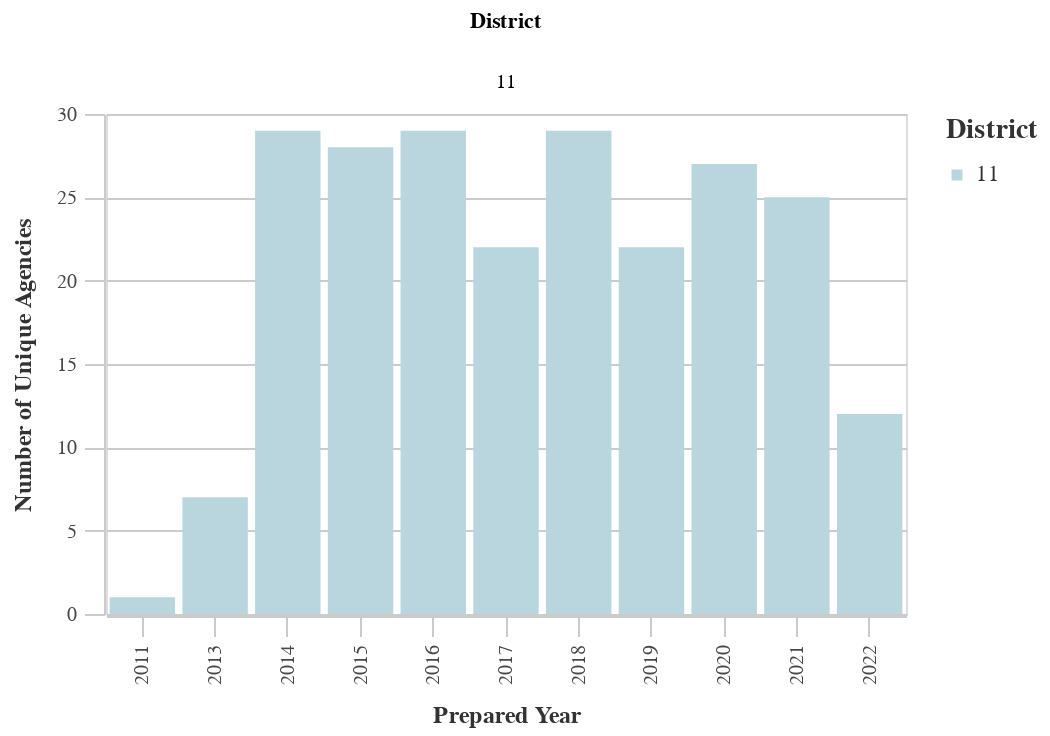

Notebook cell for this chart:
### Markdown cell above
### Number of Unique Prefix Codes by District

### Code cell
#Unique Prefixes by Dist
dist_years_prefix = ((
        df
        >> group_by(_.prepared_y, _.dist)
        >> summarize(n=_.prefix.nunique())
        >> arrange(-_.prepared_y)
    ).rename(columns={'dist':'District', 'n':'Count'}))

chart11 = (alt.Chart(dist_years_prefix).mark_bar().encode(
        column='District:N',
        x=alt.X('prepared_y:O', title='Prepared Year'),
        y=alt.Y('Count:Q', title='Number of Unique Agencies'),
        color = alt.Color("District:N", 
                              scale=alt.Scale(
                                  range=altair_utils.CALITP_SEQUENTIAL_COLORS),  
                               legend=alt.Legend(title="District")
                              )
                              ))
chart11 = styleguide.preset_chart_config(chart11)
chart11 = _dla_utils_reports.add_tooltip(chart11, 'prepared_y','Count')
    

display(chart11)

### Figure 1 — Vega-Lite specification as saved in the notebook (floating-point values rounded to 4 significant figures)
{"config": {"view": {"continuousWidth": 400, "continuousHeight": 300}, "axis": {"domainColor": "#cbcbcb", "grid": true, "gridColor": "#cbcbcb", "gridWidth": 1, "labelColor": "#474747", "labelFont": "Nunito Sans", "labelFontSize": 10, "labelPadding": 4, "tickColor": "#cbcbcb", "tickSize": 10, "titleColor": "#333", "titleFont": "Raleway", "titleFontSize": 12, "titlePadding": 10}, "axisBand": {"grid": false}, "background": "white", "font": "Raleway", "header": {"labelFont": "Nunito Sans", "titleFont": "Raleway"}, "legend": {"labelColor": "#333", "labelFont": "Nunito Sans", "labelFontSize": 11, "labelLimit": 0, "padding": 1, "symbolSize": 30, "symbolType": "square", "titleColor": "#333", "titleFont": "Raleway", "titleFontSize": 14, "titlePadding": 10}, "title": {"anchor": "middle", "font": "Raleway", "fontSize": 18, "fontWeight": 300, "offset": 20}}, "data": {"name": "data-a3ee5da8097339a028a0db213b704702"}, "mark": "bar", "encoding": {"color": {"field": "District", "legend": {"title": "District"}, "scale": {"range": ["#B9D6DF", "#8CBCCB", "#2EA8CE", "#136C97", "#0B405B"]}, "type": "nominal"}, "column": {"field": "District", "type": "nominal"}, "tooltip": [{"field": "prepared_y", "type": "quantitative"}, {"field": "Count", "type": "quantitative"}], "x": {"field": "prepared_y", "title": "Prepared Year", "type": "ordinal"}, "y": {"field": "Count", "title": "Number of Unique Agencies", "type": "quantitative"}}, "height": 250, "width": 400, "$schema": "https://vega.github.io/schema/vega-lite/v4.17.0.json", "datasets": {"data-a3ee5da8097339a028a0db213b704702": [{"prepared_y": 2022.0, "District": 11, "Count": 12}, {"prepared_y": 2021.0, "District": 11, "Count": 25}, {"prepared_y": 2020.0, "District": 11, "Count": 27}, {"prepared_y": 2019.0, "District": 11, "Count": 22}, {"prepared_y": 2018.0, "District": 11, "Count": 29}, {"prepared_y": 2017.0, "District": 11, "Count": 22}, {"prepared_y": 2016.0, "District": 11, "Count": 29}, {"prepared_y": 2015.0, "District": 11, "Count": 28}, {"prepared_y": 2014.0, "District": 11, "Count": 29}, {"prepared_y": 2013.0, "District": 11, "Count": 7}, {"prepared_y": 2011.0, "District": 11, "Count": 1}]}}
